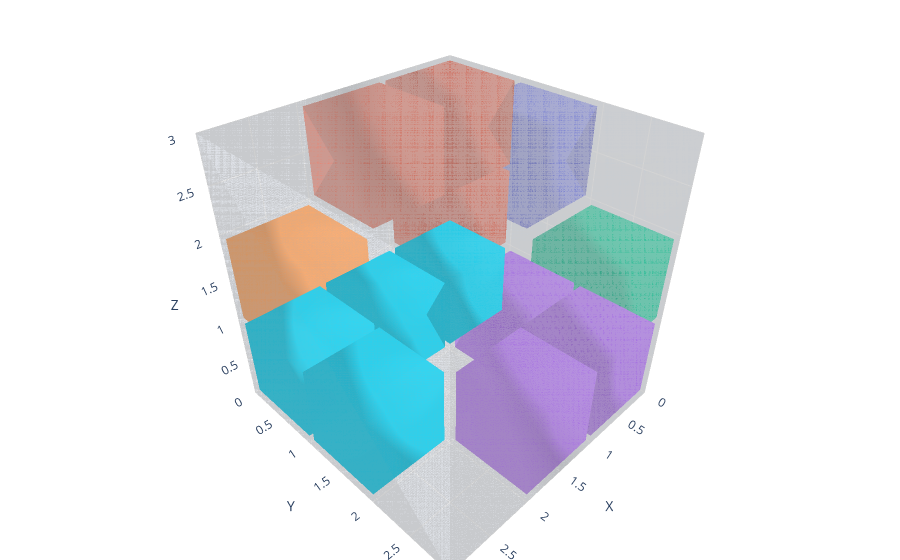

Notebook code cell kept with this figure:
### Code cell
import plotly.graph_objects as go
import plotly.colors
palette = plotly.colors.qualitative.Plotly

fig = go.Figure()
for idx,p in enumerate(all_rotations[:6]):
    plot_voxels(voxels=p, fig=fig, n=example_n, color=palette[idx], opacity=0.9)
fig.show()

### Figure 1 — Plotly figure (JSON) as saved in the notebook; plotly's stock layout.template omitted (floating-point values rounded to 4 significant figures)
{"data": [{"alphahull": 1, "color": "#636EFA", "opacity": 0.9, "showscale": false, "type": "mesh3d", "x": [0.04, 0.96, 0.96, 0.04, 0.04, 0.96, 0.96, 0.04], "y": [0.04, 0.04, 0.96, 0.96, 0.04, 0.04, 0.96, 0.96], "z": [0.04, 0.04, 0.04, 0.04, 0.96, 0.96, 0.96, 0.96]}, {"alphahull": 1, "color": "#636EFA", "opacity": 0.9, "showscale": false, "type": "mesh3d", "x": [0.04, 0.96, 0.96, 0.04, 0.04, 0.96, 0.96, 0.04], "y": [0.04, 0.04, 0.96, 0.96, 0.04, 0.04, 0.96, 0.96], "z": [1.04, 1.04, 1.04, 1.04, 1.96, 1.96, 1.96, 1.96]}, {"alphahull": 1, "color": "#636EFA", "opacity": 0.9, "showscale": false, "type": "mesh3d", "x": [0.04, 0.96, 0.96, 0.04, 0.04, 0.96, 0.96, 0.04], "y": [0.04, 0.04, 0.96, 0.96, 0.04, 0.04, 0.96, 0.96], "z": [2.04, 2.04, 2.04, 2.04, 2.96, 2.96, 2.96, 2.96]}, {"alphahull": 1, "color": "#636EFA", "opacity": 0.9, "showscale": false, "type": "mesh3d", "x": [0.04, 0.96, 0.96, 0.04, 0.04, 0.96, 0.96, 0.04], "y": [1.04, 1.04, 1.96, 1.96, 1.04, 1.04, 1.96, 1.96], "z": [2.04, 2.04, 2.04, 2.04, 2.96, 2.96, 2.96, 2.96]}, {"alphahull": 1, "color": "#636EFA", "opacity": 0.9, "showscale": false, "type": "mesh3d", "x": [0.04, 0.96, 0.96, 0.04, 0.04, 0.96, 0.96, 0.04], "y": [1.04, 1.04, 1.96, 1.96, 1.04, 1.04, 1.96, 1.96], "z": [3.04, 3.04, 3.04, 3.04, 3.96, 3.96, 3.96, 3.96]}, {"alphahull": 0, "color": "lightgray", "opacity": 0.1, "showscale": false, "type": "mesh3d", "x": [0, 3, 3, 0, 0, 3, 3, 0], "y": [0, 0, 3, 3, 0, 0, 3, 3], "z": [0, 0, 0, 0, 3, 3, 3, 3]}, {"alphahull": 1, "color": "#EF553B", "opacity": 0.9, "showscale": false, "type": "mesh3d", "x": [0.04, 0.96, 0.96, 0.04, 0.04, 0.96, 0.96, 0.04], "y": [0.04, 0.04, 0.96, 0.96, 0.04, 0.04, 0.96, 0.96], "z": [0.04, 0.04, 0.04, 0.04, 0.96, 0.96, 0.96, 0.96]}, {"alphahull": 1, "color": "#EF553B", "opacity": 0.9, "showscale": false, "type": "mesh3d", "x": [0.04, 0.96, 0.96, 0.04, 0.04, 0.96, 0.96, 0.04], "y": [0.04, 0.04, 0.96, 0.96, 0.04, 0.04, 0.96, 0.96], "z": [1.04, 1.04, 1.04, 1.04, 1.96, 1.96, 1.96, 1.96]}, {"alphahull": 1, "color": "#EF553B", "opacity": 0.9, "showscale": false, "type": "mesh3d", "x": [0.04, 0.96, 0.96, 0.04, 0.04, 0.96, 0.96, 0.04], "y": [0.04, 0.04, 0.96, 0.96, 0.04, 0.04, 0.96, 0.96], "z": [2.04, 2.04, 2.04, 2.04, 2.96, 2.96, 2.96, 2.96]}, {"alphahull": 1, "color": "#EF553B", "opacity": 0.9, "showscale": false, "type": "mesh3d", "x": [1.04, 1.96, 1.96, 1.04, 1.04, 1.96, 1.96, 1.04], "y": [0.04, 0.04, 0.96, 0.96, 0.04, 0.04, 0.96, 0.96], "z": [2.04, 2.04, 2.04, 2.04, 2.96, 2.96, 2.96, 2.96]}, {"alphahull": 1, "color": "#EF553B", "opacity": 0.9, "showscale": false, "type": "mesh3d", "x": [1.04, 1.96, 1.96, 1.04, 1.04, 1.96, 1.96, 1.04], "y": [0.04, 0.04, 0.96, 0.96, 0.04, 0.04, 0.96, 0.96], "z": [3.04, 3.04, 3.04, 3.04, 3.96, 3.96, 3.96, 3.96]}, {"alphahull": 0, "color": "lightgray", "opacity": 0.1, "showscale": false, "type": "mesh3d", "x": [0, 3, 3, 0, 0, 3, 3, 0], "y": [0, 0, 3, 3, 0, 0, 3, 3], "z": [0, 0, 0, 0, 3, 3, 3, 3]}, {"alphahull": 1, "color": "#00CC96", "opacity": 0.9, "showscale": false, "type": "mesh3d", "x": [0.04, 0.96, 0.96, 0.04, 0.04, 0.96, 0.96, 0.04], "y": [0.04, 0.04, 0.96, 0.96, 0.04, 0.04, 0.96, 0.96], "z": [0.04, 0.04, 0.04, 0.04, 0.96, 0.96, 0.96, 0.96]}, {"alphahull": 1, "color": "#00CC96", "opacity": 0.9, "showscale": false, "type": "mesh3d", "x": [0.04, 0.96, 0.96, 0.04, 0.04, 0.96, 0.96, 0.04], "y": [1.04, 1.04, 1.96, 1.96, 1.04, 1.04, 1.96, 1.96], "z": [0.04, 0.04, 0.04, 0.04, 0.96, 0.96, 0.96, 0.96]}, {"alphahull": 1, "color": "#00CC96", "opacity": 0.9, "showscale": false, "type": "mesh3d", "x": [0.04, 0.96, 0.96, 0.04, 0.04, 0.96, 0.96, 0.04], "y": [2.04, 2.04, 2.96, 2.96, 2.04, 2.04, 2.96, 2.96], "z": [0.04, 0.04, 0.04, 0.04, 0.96, 0.96, 0.96, 0.96]}, {"alphahull": 1, "color": "#00CC96", "opacity": 0.9, "showscale": false, "type": "mesh3d", "x": [0.04, 0.96, 0.96, 0.04, 0.04, 0.96, 0.96, 0.04], "y": [2.04, 2.04, 2.96, 2.96, 2.04, 2.04, 2.96, 2.96], "z": [1.04, 1.04, 1.04, 1.04, 1.96, 1.96, 1.96, 1.96]}, {"alphahull": 1, "color": "#00CC96", "opacity": 0.9, "showscale": false, "type": "mesh3d", "x": [0.04, 0.96, 0.96, 0.04, 0.04, 0.96, 0.96, 0.04], "y": [3.04, 3.04, 3.96, 3.96, 3.04, 3.04, 3.96, 3.96], "z": [1.04, 1.04, 1.04, 1.04, 1.96, 1.96, 1.96, 1.96]}, {"alphahull": 0, "color": "lightgray", "opacity": 0.1, "showscale": false, "type": "mesh3d", "x": [0, 3, 3, 0, 0, 3, 3, 0], "y": [0, 0, 3, 3, 0, 0, 3, 3], "z": [0, 0, 0, 0, 3, 3, 3, 3]}, {"alphahull": 1, "color": "#AB63FA", "opacity": 0.9, "showscale": false, "type": "mesh3d", "x": [0.04, 0.96, 0.96, 0.04, 0.04, 0.96, 0.96, 0.04], "y": [0.04, 0.04, 0.96, 0.96, 0.04, 0.04, 0.96, 0.96], "z": [0.04, 0.04, 0.04, 0.04, 0.96, 0.96, 0.96, 0.96]}, {"alphahull": 1, "color": "#AB63FA", "opacity": 0.9, "showscale": false, "type": "mesh3d", "x": [0.04, 0.96, 0.96, 0.04, 0.04, 0.96, 0.96, 0.04], "y": [1.04, 1.04, 1.96, 1.96, 1.04, 1.04, 1.96, 1.96], "z": [0.04, 0.04, 0.04, 0.04, 0.96, 0.96, 0.96, 0.96]}, {"alphahull": 1, "color": "#AB63FA", "opacity": 0.9, "showscale": false, "type": "mesh3d", "x": [0.04, 0.96, 0.96, 0.04, 0.04, 0.96, 0.96, 0.04], "y": [2.04, 2.04, 2.96, 2.96, 2.04, 2.04, 2.96, 2.96], "z": [0.04, 0.04, 0.04, 0.04, 0.96, 0.96, 0.96, 0.96]}, {"alphahull": 1, "color": "#AB63FA", "opacity": 0.9, "showscale": false, "type": "mesh3d", "x": [1.04, 1.96, 1.96, 1.04, 1.04, 1.96, 1.96, 1.04], "y": [2.04, 2.04, 2.96, 2.96, 2.04, 2.04, 2.96, 2.96], "z": [0.04, 0.04, 0.04, 0.04, 0.96, 0.96, 0.96, 0.96]}, {"alphahull": 1, "color": "#AB63FA", "opacity": 0.9, "showscale": false, "type": "mesh3d", "x": [1.04, 1.96, 1.96, 1.04, 1.04, 1.96, 1.96, 1.04], "y": [3.04, 3.04, 3.96, 3.96, 3.04, 3.04, 3.96, 3.96], "z": [0.04, 0.04, 0.04, 0.04, 0.96, 0.96, 0.96, 0.96]}, {"alphahull": 0, "color": "lightgray", "opacity": 0.1, "showscale": false, "type": "mesh3d", "x": [0, 3, 3, 0, 0, 3, 3, 0], "y": [0, 0, 3, 3, 0, 0, 3, 3], "z": [0, 0, 0, 0, 3, 3, 3, 3]}, {"alphahull": 1, "color": "#FFA15A", "opacity": 0.9, "showscale": false, "type": "mesh3d", "x": [0.04, 0.96, 0.96, 0.04, 0.04, 0.96, 0.96, 0.04], "y": [0.04, 0.04, 0.96, 0.96, 0.04, 0.04, 0.96, 0.96], "z": [0.04, 0.04, 0.04, 0.04, 0.96, 0.96, 0.96, 0.96]}, {"alphahull": 1, "color": "#FFA15A", "opacity": 0.9, "showscale": false, "type": "mesh3d", "x": [1.04, 1.96, 1.96, 1.04, 1.04, 1.96, 1.96, 1.04], "y": [0.04, 0.04, 0.96, 0.96, 0.04, 0.04, 0.96, 0.96], "z": [0.04, 0.04, 0.04, 0.04, 0.96, 0.96, 0.96, 0.96]}, {"alphahull": 1, "color": "#FFA15A", "opacity": 0.9, "showscale": false, "type": "mesh3d", "x": [2.04, 2.96, 2.96, 2.04, 2.04, 2.96, 2.96, 2.04], "y": [0.04, 0.04, 0.96, 0.96, 0.04, 0.04, 0.96, 0.96], "z": [0.04, 0.04, 0.04, 0.04, 0.96, 0.96, 0.96, 0.96]}, {"alphahull": 1, "color": "#FFA15A", "opacity": 0.9, "showscale": false, "type": "mesh3d", "x": [2.04, 2.96, 2.96, 2.04, 2.04, 2.96, 2.96, 2.04], "y": [0.04, 0.04, 0.96, 0.96, 0.04, 0.04, 0.96, 0.96], "z": [1.04, 1.04, 1.04, 1.04, 1.96, 1.96, 1.96, 1.96]}, {"alphahull": 1, "color": "#FFA15A", "opacity": 0.9, "showscale": false, "type": "mesh3d", "x": [3.04, 3.96, 3.96, 3.04, 3.04, 3.96, 3.96, 3.04], "y": [0.04, 0.04, 0.96, 0.96, 0.04, 0.04, 0.96, 0.96], "z": [1.04, 1.04, 1.04, 1.04, 1.96, 1.96, 1.96, 1.96]}, {"alphahull": 0, "color": "lightgray", "opacity": 0.1, "showscale": false, "type": "mesh3d", "x": [0, 3, 3, 0, 0, 3, 3, 0], "y": [0, 0, 3, 3, 0, 0, 3, 3], "z": [0, 0, 0, 0, 3, 3, 3, 3]}, {"alphahull": 1, "color": "#19D3F3", "opacity": 0.9, "showscale": false, "type": "mesh3d", "x": [0.04, 0.96, 0.96, 0.04, 0.04, 0.96, 0.96, 0.04], "y": [0.04, 0.04, 0.96, 0.96, 0.04, 0.04, 0.96, 0.96], "z": [0.04, 0.04, 0.04, 0.04, 0.96, 0.96, 0.96, 0.96]}, {"alphahull": 1, "color": "#19D3F3", "opacity": 0.9, "showscale": false, "type": "mesh3d", "x": [1.04, 1.96, 1.96, 1.04, 1.04, 1.96, 1.96, 1.04], "y": [0.04, 0.04, 0.96, 0.96, 0.04, 0.04, 0.96, 0.96], "z": [0.04, 0.04, 0.04, 0.04, 0.96, 0.96, 0.96, 0.96]}, {"alphahull": 1, "color": "#19D3F3", "opacity": 0.9, "showscale": false, "type": "mesh3d", "x": [2.04, 2.96, 2.96, 2.04, 2.04, 2.96, 2.96, 2.04], "y": [0.04, 0.04, 0.96, 0.96, 0.04, 0.04, 0.96, 0.96], "z": [0.04, 0.04, 0.04, 0.04, 0.96, 0.96, 0.96, 0.96]}, {"alphahull": 1, "color": "#19D3F3", "opacity": 0.9, "showscale": false, "type": "mesh3d", "x": [2.04, 2.96, 2.96, 2.04, 2.04, 2.96, 2.96, 2.04], "y": [1.04, 1.04, 1.96, 1.96, 1.04, 1.04, 1.96, 1.96], "z": [0.04, 0.04, 0.04, 0.04, 0.96, 0.96, 0.96, 0.96]}, {"alphahull": 1, "color": "#19D3F3", "opacity": 0.9, "showscale": false, "type": "mesh3d", "x": [3.04, 3.96, 3.96, 3.04, 3.04, 3.96, 3.96, 3.04], "y": [1.04, 1.04, 1.96, 1.96, 1.04, 1.04, 1.96, 1.96], "z": [0.04, 0.04, 0.04, 0.04, 0.96, 0.96, 0.96, 0.96]}, {"alphahull": 0, "color": "lightgray", "opacity": 0.1, "showscale": false, "type": "mesh3d", "x": [0, 3, 3, 0, 0, 3, 3, 0], "y": [0, 0, 3, 3, 0, 0, 3, 3], "z": [0, 0, 0, 0, 3, 3, 3, 3]}], "layout": {"margin": {"b": 0, "l": 0, "r": 0, "t": 0}, "scene": {"aspectratio": {"x": 1, "y": 1, "z": 1}, "xaxis": {"range": [0, 3], "title": {"text": "X"}}, "yaxis": {"range": [0, 3], "title": {"text": "Y"}}, "zaxis": {"range": [0, 3], "title": {"text": "Z"}}}}}
